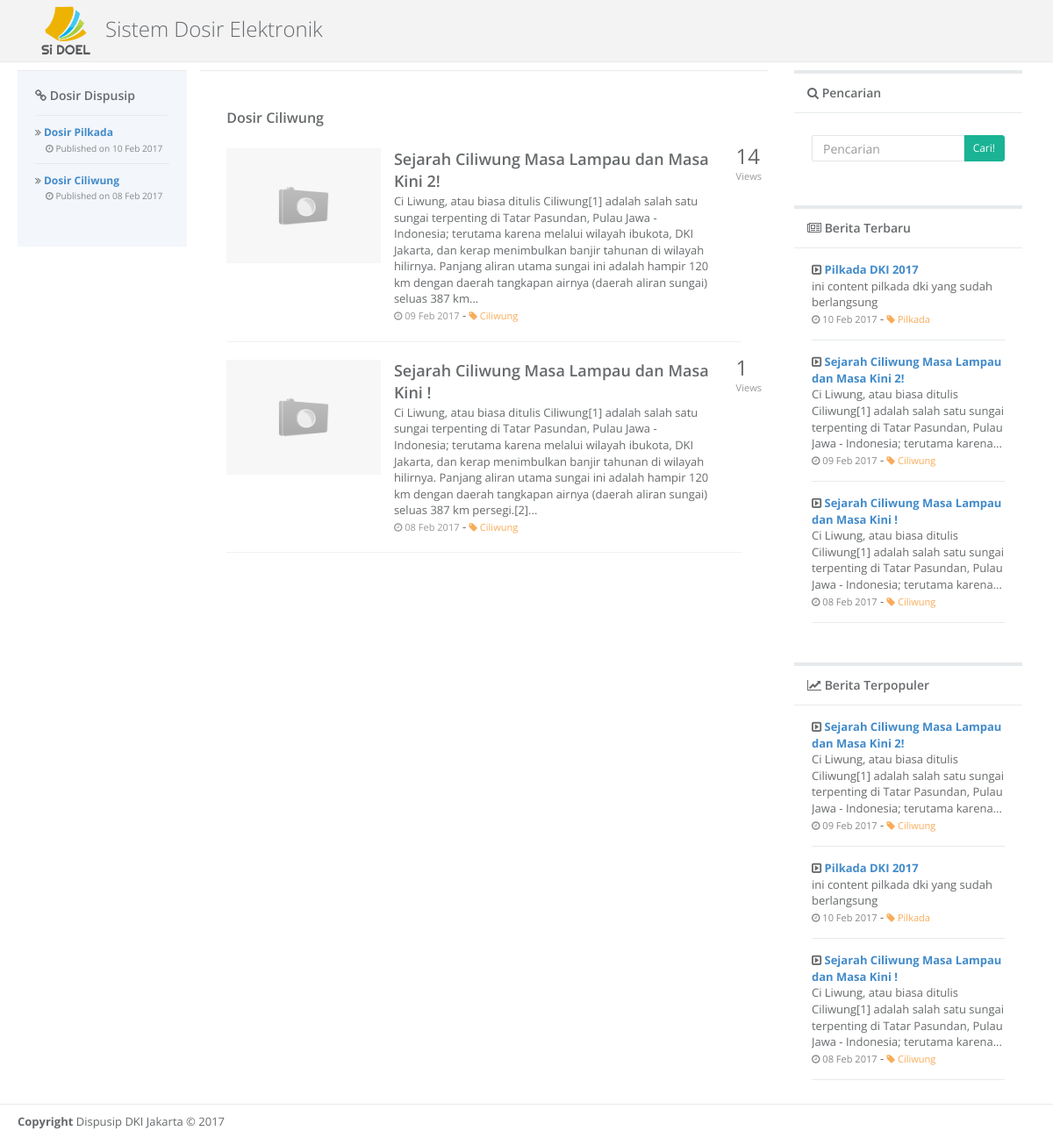
Before: /?p=category-detail&category=Ciliwung with the older database file.
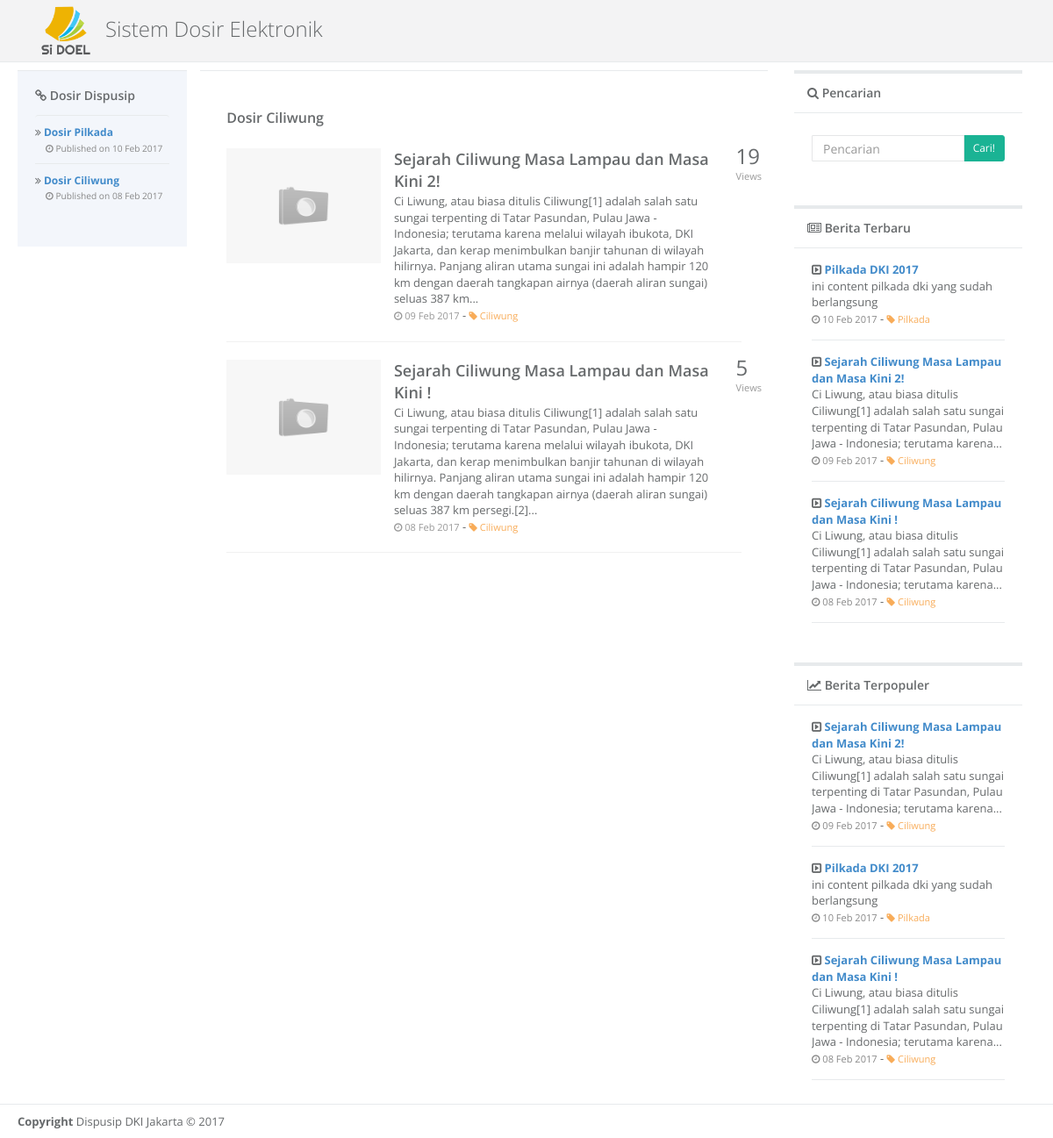
After: the same page with the newer database file.
### tables this page shows
CREATE TABLE `tbl_artikel` (
  `sid` varchar(36) NOT NULL,
  `tanggal` date NOT NULL,
  `judul` varchar(100) NOT NULL,
  `author` varchar(100) NOT NULL,
  `isi` text NOT NULL,
  `category` varchar(50) NOT NULL,
  `cover` varchar(50) NOT NULL,
  `viewed` int(5) NOT NULL
);

### config/configuration.php (called while the page is built, shortened)
<?php
    function get_tanggal($tanggal) {
        $day = date('d', strtotime($tanggal));
        $year = date('Y', strtotime($tanggal));
        $month = date('M', strtotime($tanggal));
        $monthList = array(
            "Jan" => "Jan",
            "Feb" => "Feb",
            "Mar" => "Mar",
            "Apr" => "Apr",
            "May" => "Mei",
            "Jun" => "Jun",
            "Jul" => "Jul",
            "Aug" => "Ags",
            "Sep" => "Sep",
            "Oct" => "Okt",
            "Nov" => "Nov",
            "Dec" => "Des"
        );
        return $day." ".$monthList[$month]." ".$year;
    }
    function trim_text($input, $length, $ellipses = true, $strip_html = true) {
        if ($strip_html) {
            $input = strip_tags($input);
        }
        if (strlen($input) <= $length) {
            return $input;
        }
        $last_space = strrpos(substr($input, 0, $length), ' ');
        $trimmed_text = substr($input, 0, $last_space);
        if ($ellipses) {
            $trimmed_text .= '...';
        }
        return $trimmed_text;
    }
?>

### form/templates/container_right.php (the view, shortened to what the changed rows need)
<div class="row">
    <div class="col-lg-12">
        <div class="ibox float-e-margins">
            <div class="ibox-content">
                <div class="feed-activity-list">
                <?php
                    $sql = mysqli_query($conn, "SELECT * FROM tbl_artikel order by tanggal desc LIMIT 5");
                    while($arr = mysqli_fetch_array($sql)) {
                ?>
                    <div class="feed-element">
                        <div>
                            <i class="fa fa-caret-square-o-right"></i>
                            <strong><a href="?p=detail&id=<?php echo $arr['sid'];?>"><?php echo $arr['judul']?></a></strong>
                            <div><?php echo trim_text(htmlspecialchars_decode($arr['isi']), 150);?></div>
                            <small class="text-muted"><i class="fa fa-clock-o"></i> <?php echo get_tanggal($arr['tanggal'])?></small> -
                            <small class="text-warning"><a href="?p=category-detail&category=<?php echo $arr['category']?>" class="text-warning"><i class="fa fa-tag"></i> <?php echo $arr['category']?></a></small>
                        </div>
                    </div>
                    <?php } ?>
                </div>
            </div>
        </div>
    </div>
    <div class="col-lg-12">
        <div class="ibox float-e-margins">
            <div class="ibox-content">
                <div class="feed-activity-list">
                <?php
                    $sql = mysqli_query($conn, "SELECT * FROM tbl_artikel order by viewed desc LIMIT 5");
                    while($arr = mysqli_fetch_array($sql)) {
                ?>
                    <div class="feed-element">
                        <div>
                            <i class="fa fa-caret-square-o-right"></i>
                            <strong><a href="?p=detail&id=<?php echo $arr['sid'];?>"><?php echo $arr['judul']?></a></strong>
                            <div><?php echo trim_text(htmlspecialchars_decode($arr['isi']), 150);?></div>
                            <small class="text-muted"><i class="fa fa-clock-o"></i> <?php echo get_tanggal($arr['tanggal'])?></small> -
                            <small class="text-warning"><a href="?p=category-detail&category=<?php echo $arr['category']?>" class="text-warning"><i class="fa fa-tag"></i> <?php echo $arr['category']?></a></small>
                        </div>
                    </div>
                    <?php } ?>
                </div>
            </div>
        </div>
    </div>
</div>

### form/templates/container_left.php (shortened to what the changed rows need)
<ul class="list-group clear-list m-t">
	<?php
	    $sql = mysqli_query($conn, "SELECT * FROM tbl_artikel group by category order by viewed desc, tanggal desc, judul desc LIMIT 15");
	    while($arr = mysqli_fetch_array($sql)) {
	?>
     <li class="list-group-item">
        <div class="dropdown-messages-box">
            <div class="media-body">
                <i class="fa fa-angle-double-right"></i>
                <strong> <a href="?p=dosir-detail&dosir=<?php echo $arr['category'];?>">Dosir <?php echo $arr['category']; ?> </a></strong><br>
                &emsp;<small class="text-muted"><i class="fa fa-clock-o"></i> Published on <?php echo get_tanggal($arr['tanggal'])?></small>
            </div>
        </div>
    <?php } ?>
    </li>
</ul>

### form/public/category_detail.php (shortened to what the changed rows need)
<?php
    $page = $_GET['category'];
    if (isset($page)) {
?>
<div class="ibox-content forum-container">
    <?php
        $sql = mysqli_query($conn, "SELECT * FROM tbl_artikel where category = '$page' order by tanggal desc");
        while($arr = mysqli_fetch_array($sql)) {
    ?>
    <div class="forum-item">
        <div class="row">
            <div class="col-md-4">
                <img alt="image" class="img-responsive" src="images/picture_not_available.png">
            </div>
            <div class="col-md-7">
                <div class="row">
                    <a href="?p=detail&id=<?php echo $arr['sid'];?>" class="forum-item-title"><?php echo $arr['judul']?></a>
                    <div class=""><?php echo trim_text(htmlspecialchars_decode($arr['isi']), 400);?></div>
                </div>
                <div class="row">
                    <small class="text-muted"><i class="fa fa-clock-o"></i> <?php echo get_tanggal($arr['tanggal'])?></small> -
                    <small class="text-warning"><a href="?p=category-detail&category=<?php echo $arr['category']?>" class="text-warning"><i class="fa fa-tag"></i> <?php echo $arr['category']?></a></small>
                </div>
            </div>
            <div class="col-md-1">
                <div class="col-md-1 forum-info">
                    <span class="views-number">
                        <?php echo number_format($arr['viewed']);?>
                    </span>
                    <div>
                        <small>Views</small>
                    </div>
                </div>
            </div>
        </div>
    </div>
    <?php } ?>
</div>
<?php } else {include("form/templates/404.php");} ?>

Changed rows visible on the page:
changed tbl_artikel "Sejarah Ciliwung Masa Lampau dan Masa Kini !": viewed "1" → "5"
changed tbl_artikel "Sejarah Ciliwung Masa Lampau dan Masa Kini 2!": viewed "14" → "19"
